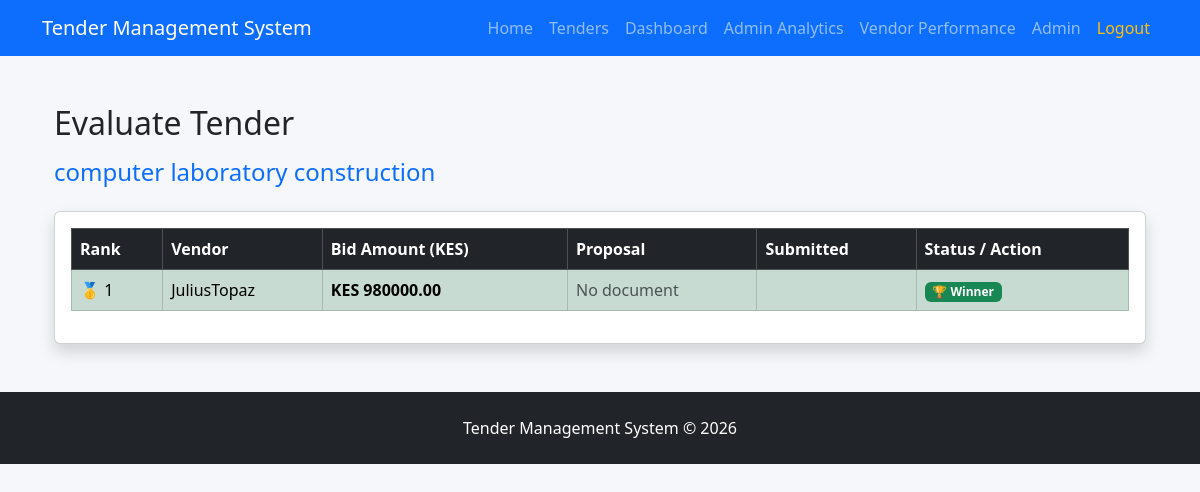
The page /tenders/evaluate/1/ (signed in) on the database its author committed.
### tenders/models.py (models this page shows, shortened)
class Tender(models.Model):
    title = models.CharField(max_length=255)
    description = models.TextField()
    budget = models.DecimalField(max_digits=10, decimal_places=2)
    deadline = models.DateTimeField()
    document = models.FileField(
        upload_to="tender_documents/",
        null=True,
        blank=True
    )
    created_by = models.ForeignKey(
        User,
        on_delete=models.CASCADE,
        related_name="tenders_created"
    )
    created_at = models.DateTimeField(auto_now_add=True)
    awarded_bid = models.ForeignKey(
        'bids.Bid',
        on_delete=models.SET_NULL,
        null=True,
        blank=True,
        related_name="awarded_tender"
    )

### bids/models.py (models this page shows, shortened)
class Bid(models.Model):
    vendor = models.ForeignKey(
        User,
        on_delete=models.CASCADE
    )
    tender = models.ForeignKey(
        Tender,
        on_delete=models.CASCADE
    )
    amount = models.DecimalField(
        max_digits=10,
        decimal_places=2
    )
    proposal_document = models.FileField(
        upload_to="proposal_documents/",
        null=True,
        blank=True
    )
    submitted_at = models.DateTimeField(auto_now_add=True)
    is_winner = models.BooleanField(default=False)
    class Meta:
        unique_together = ('vendor', 'tender')

### tenders/views.py (the view)
# urls.py: path('evaluate/<int:tender_id>/', views.evaluate_tender, name='evaluate_tender'),
@staff_member_required
def evaluate_tender(request, tender_id):
    tender = get_object_or_404(Tender, id=tender_id)
    bids = Bid.objects.filter(
        tender=tender
    ).select_related("vendor").order_by("amount")
    context = {
        'tender': tender,
        'bids': bids,
        'winner': tender.awarded_bid
    }
    return render(request, 'tenders/evaluate_tender.html', context)

### tenders/templates/tenders/evaluate_tender.html
{% extends "base.html" %}
{% block content %}
<div class="container mt-5">
<h2 class="mb-3">Evaluate Tender</h2>
<h4 class="mb-4 text-primary">{{ tender.title }}</h4>
<div class="card shadow">
<div class="card-body">
<table class="table table-bordered table-striped align-middle">
<thead class="table-dark">
<tr>
<th>Rank</th>
<th>Vendor</th>
<th>Bid Amount (KES)</th>
<th>Proposal</th>
<th>Submitted</th>
<th>Status / Action</th>
</tr>
</thead>
<tbody>
{% for bid in bids %}
<tr
{% if tender.awarded_bid == bid %}
class="table-success"
{% elif forloop.first %}
class="table-warning"
{% endif %}
>
<td>
{% if forloop.first %}
🥇 1
{% else %}
{{ forloop.counter }}
{% endif %}
</td>
<td>{{ bid.vendor.username }}</td>
<td><strong>KES {{ bid.amount }}</strong></td>
<td>
{% if bid.proposal_document %}
<a href="{{ bid.proposal_document.url }}" class="btn btn-sm btn-info">
Download
</a>
{% else %}
<span class="text-muted">No document</span>
{% endif %}
</td>
<td>{{ bid.created_at }}</td>
<td>
{% if tender.awarded_bid == bid %}
<span class="badge bg-success">
🏆 Winner
</span>
{% elif tender.awarded_bid %}
<span class="badge bg-secondary">
Lost
</span>
{% elif forloop.first %}
<a href="{% url 'award_bid' tender.id bid.id %}" class="btn btn-success btn-sm">
Award Winner
</a>
{% else %}
<span class="badge bg-warning text-dark">
Competing
</span>
{% endif %}
</td>
</tr>
{% empty %}
<tr>
<td colspan="6" class="text-center">
No bids submitted yet
</td>
</tr>
{% endfor %}
</tbody>
</table>
</div>
</div>
</div>
{% endblock %}

### rows shown on the page
Tender: title "computer laboratory construction"
Bid: vendor.username "JuliusTopaz", amount "980000.00", proposal_document "No document", shows "🏆 Winner"
